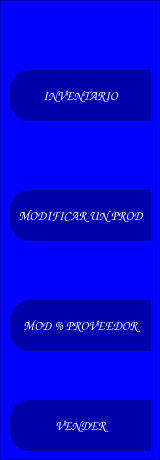
           <widget class="QFrame" name="frameIzq">
            <property name="styleSheet">
             <string notr="true">QFrame{
	
	
	background-color: rgb(0, 0, 255);

}

QPushButton{
background-color: rgb(0, 0, 168);

border-top-left-radius: 20px;
border-bottom-left-radius: 20px;
	color: rgb(255, 255, 255);
	font: 87 10pt &quot;Segoe UI Black&quot;;
}

QPushButton:hover{
background-color: white;
border-top-left-radius: 20px;
border-bottom-left-radius: 20px;
color:rgb(0,0,0);
font: 77 10pt &quot;Arial Black;&quot;
}</string>
            </property>
            <property name="frameShape">
             <enum>QFrame::StyledPanel</enum>
            </property>
            <property name="frameShadow">
             <enum>QFrame::Raised</enum>
            </property>
            <widget class="QPushButton" name="btnPreciosProveedor">
             <property name="geometry">
              <rect>
               <x>10</x>
               <y>300</y>
               <width>141</width>
               <height>51</height>
              </rect>
             </property>
             <property name="font">
              <font>
               <family>Comic Sans MS</family>
               <pointsize>10</pointsize>
               <weight>9</weight>
               <italic>false</italic>
               <bold>false</bold>
              </font>
             </property>
             <property name="styleSheet">
              <string notr="true">font: 75 10pt &quot;Comic Sans MS&quot;;</string>
             </property>
             <property name="text">
              <string>MOD % PROVEEDOR</string>
             </property>
             <property name="icon">
              <iconset>
               <normaloff>../../../../../.designer/backup/Gestion productos/Add.svg</normaloff>../../../../../.designer/backup/Gestion productos/Add.svg</iconset>
             </property>
             <property name="iconSize">
              <size>
               <width>40</width>
               <height>30</height>
              </size>
             </property>
            </widget>
            <widget class="QPushButton" name="btnActualizar">
             <property name="geometry">
              <rect>
               <x>10</x>
               <y>190</y>
               <width>141</width>
               <height>51</height>
              </rect>
             </property>
             <property name="font">
              <font>
               <family>Comic Sans MS</family>
               <pointsize>10</pointsize>
               <weight>9</weight>
               <italic>false</italic>
               <bold>false</bold>
              </font>
             </property>
             <property name="styleSheet">
              <string notr="true">font: 75 10pt &quot;Comic Sans MS&quot;;</string>
             </property>
             <property name="text">
              <string>MODIFICAR UN PROD</string>
             </property>
             <property name="icon">
              <iconset>
               <normaloff>../../../../../.designer/backup/Gestion productos/modificar.svg</normaloff>../../../../../.designer/backup/Gestion productos/modificar.svg</iconset>
             </property>
             <property name="iconSize">
              <size>
               <width>40</width>
               <height>30</height>
              </size>
             </property>
            </widget>
            <widget class="QPushButton" name="btnInventario">
             <property name="geometry">
              <rect>
               <x>10</x>
               <y>70</y>
               <width>141</width>
               <height>51</height>
              </rect>
             </property>
             <property name="font">
              <font>
               <family>Comic Sans MS</family>
               <pointsize>10</pointsize>
               <weight>9</weight>
               <italic>false</italic>
               <bold>false</bold>
              </font>
             </property>
             <property name="styleSheet">
              <string notr="true">font: 75 10pt &quot;Comic Sans MS&quot;;</string>
             </property>
             <property name="text">
              <string>INVENTARIO</string>
             </property>
             <property name="icon">
              <iconset>
               <normaloff>../../../../../.designer/backup/Gestion productos/remove-file.svg</normaloff>../../../../../.designer/backup/Gestion productos/remove-file.svg</iconset>
             </property>
             <property name="iconSize">
              <size>
               <width>40</width>
               <height>30</height>
              </size>
             </property>
            </widget>
            <widget class="QPushButton" name="btnVender">
             <property name="geometry">
              <rect>
               <x>10</x>
               <y>400</y>
               <width>141</width>
               <height>51</height>
              </rect>
             </property>
             <property name="font">
              <font>
               <family>Comic Sans MS</family>
               <pointsize>10</pointsize>
               <weight>9</weight>
               <italic>false</italic>
               <bold>false</bold>
              </font>
             </property>
             <property name="styleSheet">
              <string notr="true">font: 75 10pt &quot;Comic Sans MS&quot;;</string>
             </property>
             <property name="text">
              <string>VENDER</string>
             </property>
             <property name="iconSize">
              <size>
               <width>40</width>
               <height>30</height>
              </size>
             </property>
            </widget>
           </widget>
